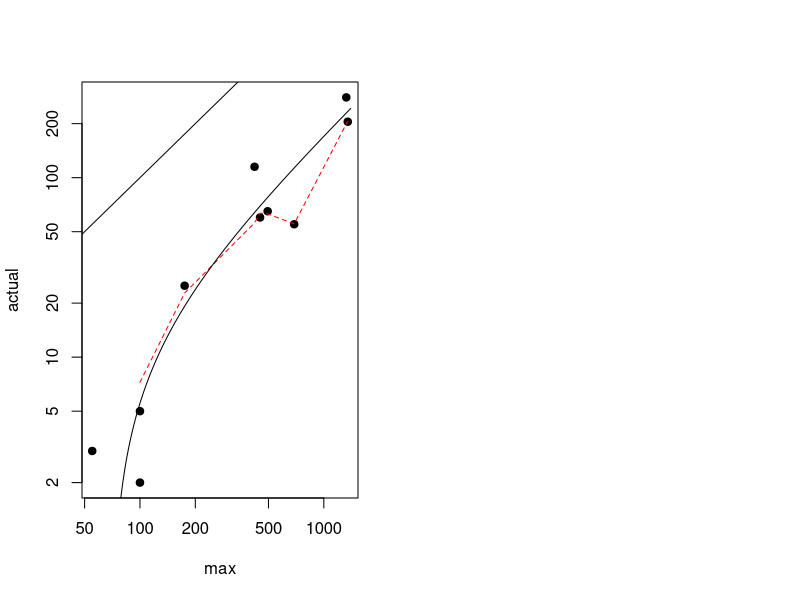

This chart was generated by the following R code: (Note: this script raises an error after producing the figure.)
# drying rate survey
# Andrew MacDonald March 2012

dry.survey <-
  read.table("drying.survey.csv",
             comment.char="#",sep=",",
             header=TRUE)
dry.survey$max.log <- log(dry.survey$max)
dry.survey$actual.log <- log(dry.survey$actual)

png("plots.png",width=500,height=300)
par(mfrow=c(1,2))

with(dry.survey,plot(actual~max,pch=21,bg='black',log="xy"))#,ylim=c(0,1400)))
abline(0,1)
lines(with(dry.survey,lowess(actual~max,f=0.5)),col='red',lty=2)
model <- with(dry.survey,lm(actual~max))
#abline(model,lty=2)

xs <- 50:1400
ys <- predict(model,list(max=xs))
lines(xs,ys)

ys.l <- predict(model.log,list(max.log=xs))
lines(xs,ys.l)

#summary(model)

#plot(model)


with(dry.survey,plot(actual.log~max.log,pch=21,bg='black'))#,ylim=c(0,1400)))
abline(0,1)
lines(with(dry.survey,lowess(actual.log~max.log,f=0.65)),col='red',lty=2)
model.log <- with(dry.survey,lm(actual.log~max.log))
abline(model.log,lty=2)

#plot(model.log)
dev.off()



x <- runif(20,min=0,max=50)
y <- x*3+rnorm(20,mean=0,sd=7)
plot(y~x,log="xy")
